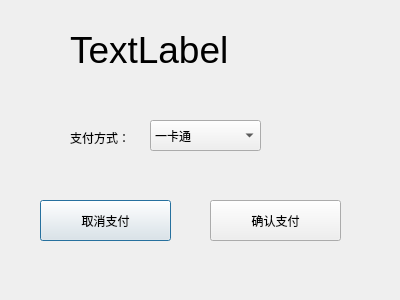
<?xml version="1.0" encoding="UTF-8"?>
<ui version="4.0">
 <class>Dialog</class>
 <widget class="QDialog" name="Dialog">
  <property name="geometry">
   <rect>
    <x>0</x>
    <y>0</y>
    <width>400</width>
    <height>300</height>
   </rect>
  </property>
  <property name="windowTitle">
   <string>Dialog</string>
  </property>
  <widget class="QComboBox" name="payMethodBox">
   <property name="geometry">
    <rect>
     <x>150</x>
     <y>120</y>
     <width>111</width>
     <height>31</height>
    </rect>
   </property>
   <item>
    <property name="text">
     <string>一卡通</string>
    </property>
   </item>
   <item>
    <property name="text">
     <string>支付宝</string>
    </property>
   </item>
   <item>
    <property name="text">
     <string>微信</string>
    </property>
   </item>
  </widget>
  <widget class="QLabel" name="money_label">
   <property name="geometry">
    <rect>
     <x>70</x>
     <y>20</y>
     <width>221</width>
     <height>61</height>
    </rect>
   </property>
   <property name="text">
    <string>&lt;html&gt;&lt;head/&gt;&lt;body&gt;&lt;p&gt;&lt;span style=&quot; font-size:28pt;&quot;&gt;TextLabel&lt;/span&gt;&lt;/p&gt;&lt;/body&gt;&lt;/html&gt;</string>
   </property>
  </widget>
  <widget class="QPushButton" name="cancelBtn">
   <property name="geometry">
    <rect>
     <x>40</x>
     <y>200</y>
     <width>131</width>
     <height>41</height>
    </rect>
   </property>
   <property name="text">
    <string>取消支付</string>
   </property>
  </widget>
  <widget class="QPushButton" name="confirmBtn">
   <property name="geometry">
    <rect>
     <x>210</x>
     <y>200</y>
     <width>131</width>
     <height>41</height>
    </rect>
   </property>
   <property name="text">
    <string>确认支付</string>
   </property>
  </widget>
  <widget class="QLabel" name="label">
   <property name="geometry">
    <rect>
     <x>70</x>
     <y>130</y>
     <width>72</width>
     <height>15</height>
    </rect>
   </property>
   <property name="text">
    <string>支付方式：</string>
   </property>
  </widget>
 </widget>
 <resources/>
 <connections/>
</ui>
